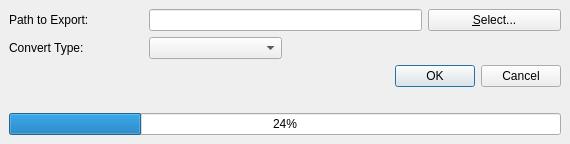
<?xml version="1.0" encoding="UTF-8"?>
<ui version="4.0">
 <class>ExportConvertDialog</class>
 <widget class="QDialog" name="ExportConvertDialog">
  <property name="geometry">
   <rect>
    <x>0</x>
    <y>0</y>
    <width>570</width>
    <height>142</height>
   </rect>
  </property>
  <property name="windowTitle">
   <string>Export And Convert</string>
  </property>
  <layout class="QGridLayout">
   <property name="margin">
    <number>9</number>
   </property>
   <property name="spacing">
    <number>6</number>
   </property>
   <item row="1" column="1" colspan="2">
    <widget class="QLineEdit" name="fileSelDir">
     <property name="readOnly">
      <bool>true</bool>
     </property>
    </widget>
   </item>
   <item row="1" column="3">
    <widget class="QPushButton" name="fileSelBtn">
     <property name="text">
      <string>&amp;Select...</string>
     </property>
    </widget>
   </item>
   <item row="1" column="0">
    <widget class="QLabel" name="pathtoExport">
     <property name="text">
      <string>Path to Export:</string>
     </property>
    </widget>
   </item>
   <item row="10" column="0" colspan="4">
    <widget class="QProgressBar" name="progressBar">
     <property name="value">
      <number>24</number>
     </property>
    </widget>
   </item>
   <item row="9" column="0" colspan="2">
    <widget class="QLabel" name="pgfilename">
     <property name="text">
      <string/>
     </property>
    </widget>
   </item>
   <item row="2" column="1">
    <widget class="QComboBox" name="convertTypeCmb"/>
   </item>
   <item row="8" column="0" colspan="4">
    <widget class="QDialogButtonBox" name="buttonBox">
     <property name="whatsThis">
      <string/>
     </property>
     <property name="locale">
      <locale language="English" country="UnitedStates"/>
     </property>
     <property name="orientation">
      <enum>Qt::Horizontal</enum>
     </property>
     <property name="standardButtons">
      <set>QDialogButtonBox::Cancel|QDialogButtonBox::Ok</set>
     </property>
    </widget>
   </item>
   <item row="2" column="0">
    <widget class="QLabel" name="label">
     <property name="text">
      <string>Convert Type:</string>
     </property>
    </widget>
   </item>
  </layout>
 </widget>
 <resources/>
 <connections>
  <connection>
   <sender>buttonBox</sender>
   <signal>rejected()</signal>
   <receiver>ExportConvertDialog</receiver>
   <slot>reject()</slot>
   <hints>
    <hint type="sourcelabel">
     <x>295</x>
     <y>458</y>
    </hint>
    <hint type="destinationlabel">
     <x>286</x>
     <y>274</y>
    </hint>
   </hints>
  </connection>
 </connections>
</ui>
